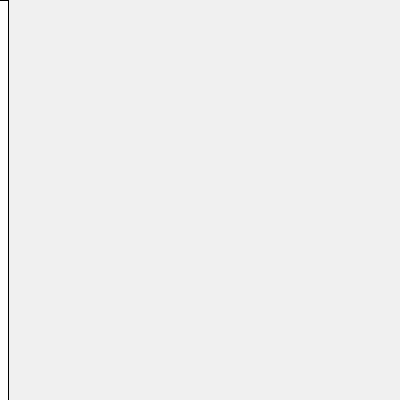
Frame 1 (no input)
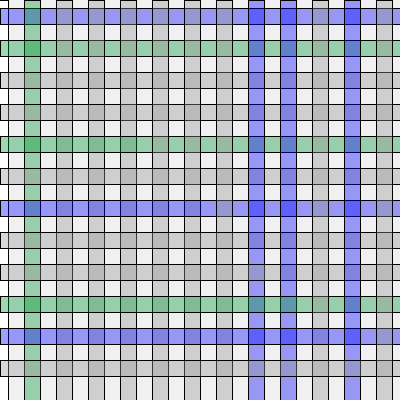
Frame 60 (the mouse pressed at the canvas centre just before this capture)
Frame 120 (the mouse held since frame 60 and released just before this capture): identical to frame 60, image omitted

The Processing sketch that drew these frames (run headless with seeded random() and noise(); from frame 60 on, the mouse is pressed at the canvas centre):

// Processing sketch: processing_36818
// ── processing_36818.pde

void setup(){
smooth();
size(400,400);
background(240); //very very light gray
}

float count= 0;
float num= 25; //set number of rectangles


void draw(){
  if(count<num){
    if(count % 2==0){//first pattern (vertical)
    rectMode(CENTER);
      rect(count*width/num,height/2,width/num,height);
    }
    else{//second pattern (horizontal)
      rect(width/2,count*height/num,width,height/num);
    }
  }
  
   if(random(100)>60){ //probability of first color
    fill(0,0,255,95);} //transparent blue
   else{ 
    fill(150,95); //transparent light gray
    
   if(random(100)>80){ //probability of second color
   fill(0,150,50,95);} //transparnt green
   else{
     fill(150,95); //transparent light gray (again)
   }
    
   } 
   count++;
}
